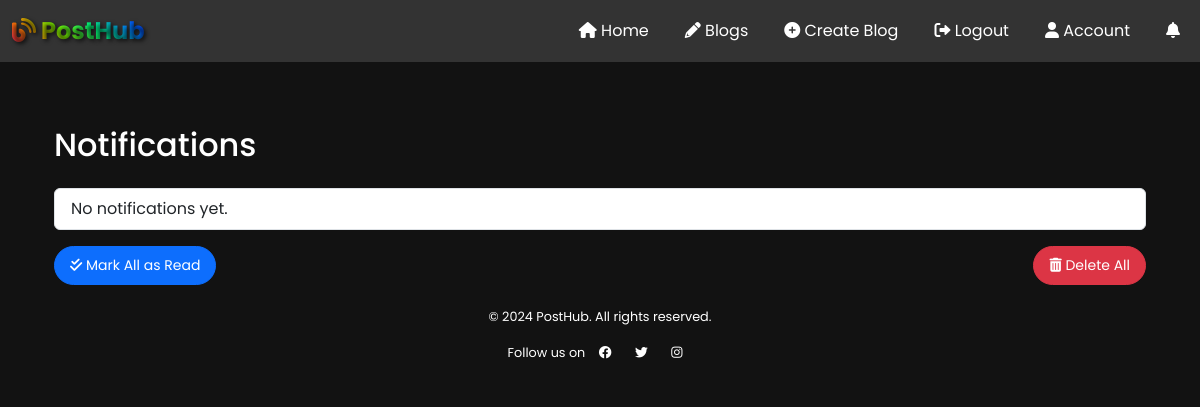
The page /notifications/ (signed in) on the database as committed earlier.
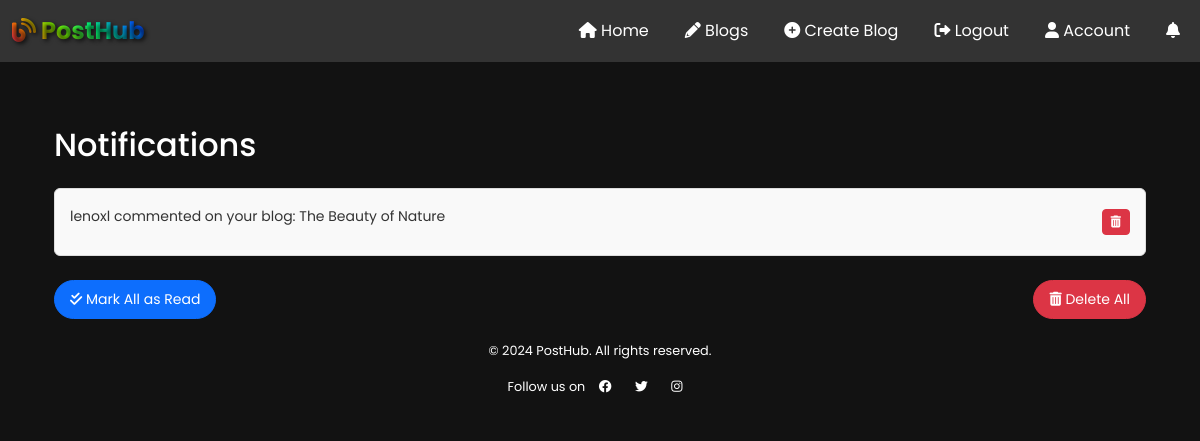
The same page on the database as committed later.
### home/models.py (models this page shows, shortened)
class Notification(models.Model):
    NOTIFICATION_TYPES = (
        ('like', 'Like'),
        ('comment', 'Comment'),
        ('reply', 'Reply'),
        ('follow', 'Follow'),
    )
    recipient = models.ForeignKey(User, on_delete=models.CASCADE, related_name='notifications')
    sender = models.ForeignKey(User, on_delete=models.CASCADE, related_name='sent_notifications', null=True, blank=True)
    notification_type = models.CharField(max_length=10, choices=NOTIFICATION_TYPES)
    blog = models.ForeignKey(Blog, on_delete=models.CASCADE, null=True, blank=True, related_name='notifications')
    comment = models.ForeignKey(Comment, on_delete=models.CASCADE, null=True, blank=True, related_name='notifications')
    reply = models.ForeignKey(Reply, on_delete=models.CASCADE, null=True, blank=True, related_name='notifications')
    message = models.TextField(blank=True)
    is_read = models.BooleanField(default=False)
    timestamp = models.DateTimeField(auto_now_add=True)

### home/views.py (the view)
# urls.py: path('notifications/', views.notifications_list, name='notifications_list'),
@login_required
def notifications_list(request):
    notifications = Notification.objects.filter(recipient=request.user).order_by('-timestamp')
    unread_notifications = notifications.filter(is_read=False).exists()
    return render(request, 'home/notifications_list.html', {
        'notifications': notifications,
        'unread_notifications': unread_notifications
    })

### home/templates/home/notifications_list.html (shortened to what this page needs)
{% extends "layout.html" %}
{% block content %}
<div class="container mt-4">
  <h2 class="mb-4">Notifications</h2>
  <ul class="list-group notification-list">
    {% for notification in notifications %}
      <li class="list-group-item notification-item {% if not notification.is_read %} unread {% endif %}">
        <div class="d-flex justify-content-between align-items-center">
          <span>
            <p class="notification-message">{{ notification.message }}</p>
          </span>
          <div class="action-buttons">
            <a href="{% url 'delete_notification' notification.id %}" class="btn btn-sm btn-danger"><i class="fas fa-trash-alt"></i></a>
          </div>
        </div>
      </li>
    {% empty %}
      <li class="list-group-item">No notifications yet.</li>
    {% endfor %}
  </ul>
  <div class="mt-3 d-flex justify-content-between">
    <a href="{% url 'mark_all_as_read' %}" class="btn btn-primary btn-sm"><i class="fas fa-check-double"></i> Mark All as Read</a>
    <a href="{% url 'delete_all_notifications' %}" class="btn btn-danger btn-sm"><i class="fas fa-trash-alt"></i> Delete All</a>
  </div>
</div>
{% endblock %}

Rows that differ between the two databases and show on the page:
added Notification: message "lenoxl commented on your blog: The Beauty of Nature"
Other text that changed with them:
text no longer shown: "No notifications yet."
